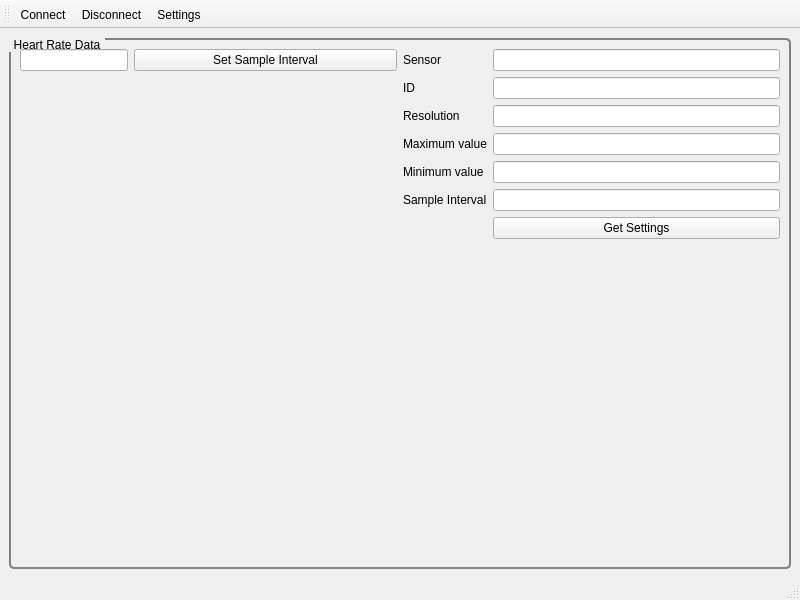
<?xml version="1.0" encoding="UTF-8"?>
<ui version="4.0">
 <class>hrmMainWindow</class>
 <widget class="QMainWindow" name="hrmMainWindow">
  <property name="geometry">
   <rect>
    <x>0</x>
    <y>0</y>
    <width>800</width>
    <height>600</height>
   </rect>
  </property>
  <property name="windowTitle">
   <string>Heart Rate Monitor</string>
  </property>
  <widget class="QWidget" name="mainLayout">
   <layout class="QVBoxLayout" name="verticalLayout">
    <item>
     <layout class="QHBoxLayout" name="graphLayout"/>
    </item>
    <item>
     <widget class="QGroupBox" name="box">
      <property name="styleSheet">
       <string notr="true">QGroupBox {
     border: 2px solid gray;
     border-radius: 5px;
     margin-top: 1ex;
}

QGroupBox::title {
     subcontrol-origin: margin;
     subcontrol-position: top left;
     padding: 0 3px;
 }</string>
      </property>
      <property name="title">
       <string>Heart Rate Data</string>
      </property>
      <layout class="QHBoxLayout" name="horizontalLayout">
       <item>
        <layout class="QFormLayout" name="formLayout">
         <property name="sizeConstraint">
          <enum>QLayout::SetDefaultConstraint</enum>
         </property>
         <item row="1" column="0">
          <widget class="QLineEdit" name="setSampleIntervalEdit">
           <property name="layoutDirection">
            <enum>Qt::LeftToRight</enum>
           </property>
           <property name="autoFillBackground">
            <bool>false</bool>
           </property>
           <property name="frame">
            <bool>true</bool>
           </property>
           <property name="alignment">
            <set>Qt::AlignRight|Qt::AlignTrailing|Qt::AlignVCenter</set>
           </property>
           <property name="readOnly">
            <bool>false</bool>
           </property>
          </widget>
         </item>
         <item row="1" column="1">
          <widget class="QPushButton" name="setSampleIntervalBtn">
           <property name="text">
            <string>Set Sample Interval</string>
           </property>
          </widget>
         </item>
        </layout>
       </item>
       <item>
        <layout class="QFormLayout" name="formLayout_2">
         <property name="fieldGrowthPolicy">
          <enum>QFormLayout::AllNonFixedFieldsGrow</enum>
         </property>
         <item row="0" column="0">
          <widget class="QLabel" name="label">
           <property name="text">
            <string>Sensor</string>
           </property>
          </widget>
         </item>
         <item row="0" column="1">
          <widget class="QLineEdit" name="sensorEdit">
           <property name="layoutDirection">
            <enum>Qt::LeftToRight</enum>
           </property>
           <property name="autoFillBackground">
            <bool>false</bool>
           </property>
           <property name="alignment">
            <set>Qt::AlignRight|Qt::AlignTrailing|Qt::AlignVCenter</set>
           </property>
           <property name="readOnly">
            <bool>true</bool>
           </property>
          </widget>
         </item>
         <item row="1" column="0">
          <widget class="QLabel" name="label_2">
           <property name="text">
            <string>ID</string>
           </property>
          </widget>
         </item>
         <item row="1" column="1">
          <widget class="QLineEdit" name="idEdit">
           <property name="layoutDirection">
            <enum>Qt::LeftToRight</enum>
           </property>
           <property name="autoFillBackground">
            <bool>false</bool>
           </property>
           <property name="alignment">
            <set>Qt::AlignRight|Qt::AlignTrailing|Qt::AlignVCenter</set>
           </property>
           <property name="readOnly">
            <bool>true</bool>
           </property>
          </widget>
         </item>
         <item row="2" column="0">
          <widget class="QLabel" name="label_5">
           <property name="text">
            <string>Resolution</string>
           </property>
          </widget>
         </item>
         <item row="2" column="1">
          <widget class="QLineEdit" name="resolutionEdit">
           <property name="layoutDirection">
            <enum>Qt::LeftToRight</enum>
           </property>
           <property name="autoFillBackground">
            <bool>false</bool>
           </property>
           <property name="alignment">
            <set>Qt::AlignRight|Qt::AlignTrailing|Qt::AlignVCenter</set>
           </property>
           <property name="readOnly">
            <bool>true</bool>
           </property>
          </widget>
         </item>
         <item row="3" column="0">
          <widget class="QLabel" name="label_3">
           <property name="text">
            <string>Maximum value</string>
           </property>
          </widget>
         </item>
         <item row="3" column="1">
          <widget class="QLineEdit" name="maxValEdit">
           <property name="layoutDirection">
            <enum>Qt::LeftToRight</enum>
           </property>
           <property name="autoFillBackground">
            <bool>false</bool>
           </property>
           <property name="alignment">
            <set>Qt::AlignRight|Qt::AlignTrailing|Qt::AlignVCenter</set>
           </property>
           <property name="readOnly">
            <bool>true</bool>
           </property>
          </widget>
         </item>
         <item row="4" column="0">
          <widget class="QLabel" name="label_4">
           <property name="text">
            <string>Minimum value</string>
           </property>
          </widget>
         </item>
         <item row="4" column="1">
          <widget class="QLineEdit" name="minValEdit">
           <property name="layoutDirection">
            <enum>Qt::LeftToRight</enum>
           </property>
           <property name="autoFillBackground">
            <bool>false</bool>
           </property>
           <property name="alignment">
            <set>Qt::AlignRight|Qt::AlignTrailing|Qt::AlignVCenter</set>
           </property>
           <property name="readOnly">
            <bool>true</bool>
           </property>
          </widget>
         </item>
         <item row="6" column="1">
          <widget class="QPushButton" name="getSettingsBtn">
           <property name="text">
            <string>Get Settings</string>
           </property>
          </widget>
         </item>
         <item row="5" column="1">
          <widget class="QLineEdit" name="sampleIntervalEdit">
           <property name="layoutDirection">
            <enum>Qt::LeftToRight</enum>
           </property>
           <property name="autoFillBackground">
            <bool>false</bool>
           </property>
           <property name="alignment">
            <set>Qt::AlignRight|Qt::AlignTrailing|Qt::AlignVCenter</set>
           </property>
           <property name="readOnly">
            <bool>true</bool>
           </property>
          </widget>
         </item>
         <item row="5" column="0">
          <widget class="QLabel" name="label_7">
           <property name="text">
            <string>Sample Interval</string>
           </property>
          </widget>
         </item>
        </layout>
       </item>
      </layout>
     </widget>
    </item>
   </layout>
  </widget>
  <widget class="QMenuBar" name="menubar">
   <property name="geometry">
    <rect>
     <x>0</x>
     <y>0</y>
     <width>800</width>
     <height>25</height>
    </rect>
   </property>
  </widget>
  <widget class="QStatusBar" name="statusbar"/>
  <widget class="QToolBar" name="toolBar">
   <property name="windowTitle">
    <string>toolBar</string>
   </property>
   <attribute name="toolBarArea">
    <enum>TopToolBarArea</enum>
   </attribute>
   <attribute name="toolBarBreak">
    <bool>false</bool>
   </attribute>
   <addaction name="actionConnect"/>
   <addaction name="actionDisconnect"/>
   <addaction name="actionSettings"/>
  </widget>
  <action name="actionConnect">
   <property name="icon">
    <iconset resource="../res/icons.qrc">
     <normaloff>:/icons/connect.png</normaloff>:/icons/connect.png</iconset>
   </property>
   <property name="text">
    <string>Connect</string>
   </property>
  </action>
  <action name="actionDisconnect">
   <property name="icon">
    <iconset resource="../res/icons.qrc">
     <normaloff>:/icons/disconnect.png</normaloff>:/icons/disconnect.png</iconset>
   </property>
   <property name="text">
    <string>Disconnect</string>
   </property>
  </action>
  <action name="actionSettings">
   <property name="icon">
    <iconset resource="../res/icons.qrc">
     <normaloff>:/icons/settings.png</normaloff>:/icons/settings.png</iconset>
   </property>
   <property name="text">
    <string>Settings</string>
   </property>
  </action>
 </widget>
 <resources>
  <include location="../res/icons.qrc"/>
 </resources>
 <connections/>
</ui>
